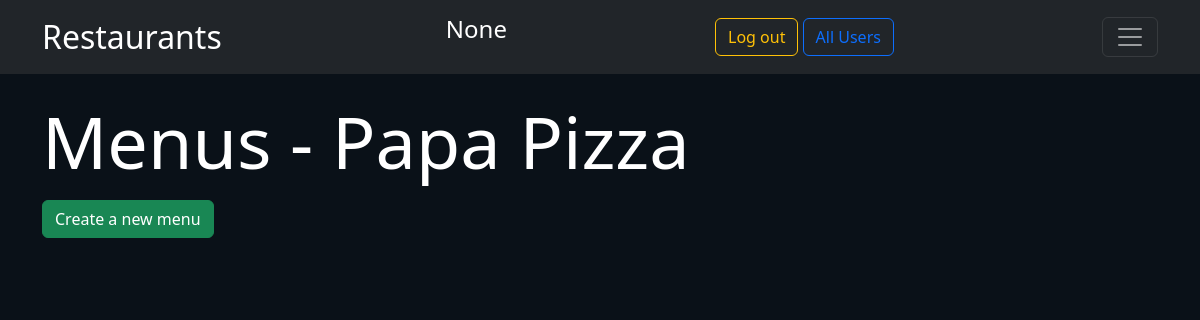
The app's page /restaurant/10/menu, older data.
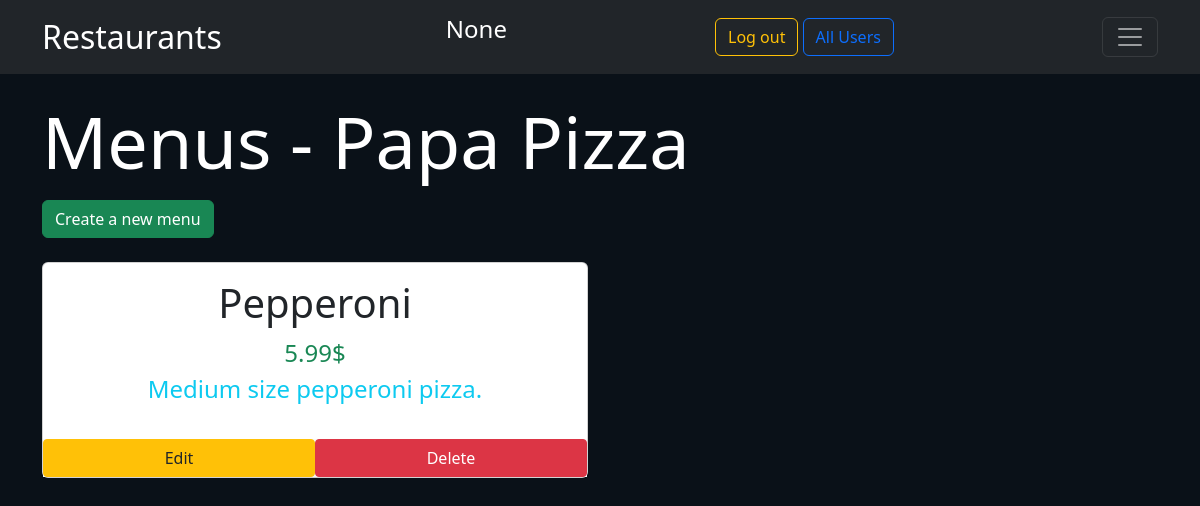
The same page, newer data.
### restaurants/sql/models.py (models this page shows, shortened)
class Menu(Base):
    __tablename__ = 'menu_item'
    name = Column(String(80), nullable = False)
    id = Column(Integer, primary_key = True)
    course = Column(String(250))
    description = Column(String(250))
    price = Column(String(8))
    restaurant_id = Column(Integer, ForeignKey('restaurant.id'))
    restaurant = relationship(Restaurant)
    user_id = Column(Integer, ForeignKey('user.id'))
    user = relationship(User)

### restaurants/routes.py (the view)
@app.route('/restaurant/<int:restaurant_id>')
@app.route('/restaurant/<int:restaurant_id>/menu', methods=['GET'])
def showMenu(restaurant_id):
    try:
        restaurant = cursor.query(Restaurant).get(restaurant_id)
        menus = cursor.query(Menu).filter_by(restaurant_id=restaurant_id).all()
    except:
        return redirect(url_for('errorRestaurant', error='Retrieving menus or restaurant'))
    return render_template('menu.html', restaurant=restaurant, menus=menus, login=login, userLogged = session["name"] if "google_id" in session else None)

### restaurants/templates/menu.html
{% extends 'layout.html' %}
{% block content %}
    <div>
        <h1 class="display-2 text-white">Menus - {{restaurant.name}}</h1>
        <a role="button" class="btn btn-success btn-md text-white mt-2" href="{{url_for('newMenuItem', restaurant_id=restaurant.id)}}">Create a new menu</a>
    </div>
    <div class="row mt-4">
    {% if menus %}
        {% for menu in menus %}
        <div class="col-xl-6 mb-4">
            <div class="card">
            <div class="card-body" >
                    <h2 class="text-center fs-1">{{ menu.name }}</h2>
                    <p class="text-center text-success fs-4 mb-0 mt-1">{{menu.price}}$</p>
                    <p class="text-center text-info fs-4 mt-0">{{menu.description}}</p>
            </div>
            <div class="d-flex bg-light mb-0">
                <a
                class="btn btn-warning m-0 rounded-1 text-reset w-50"
                href="{{url_for('editMenuItem', restaurant_id=restaurant.id, menu_id=menu.id)}}"
                role="button"
                >Edit
                </a>
                <a
                class="btn btn-danger m-0 rounded-1 text-white w-50"
                href="{{url_for('deleteMenuItem', restaurant_id=restaurant.id, menu_id=menu.id)}}"
                role="button"
                >Delete</a>
            </div>
            </div>
        </div>
        {% endfor %}
    {% endif %}
    </div>
{% endblock %}

Row changes from the older to the newer data that the page shows:
added Menu: name "Pepperoni", price "5.99", description "Medium size pepperoni pizza."
